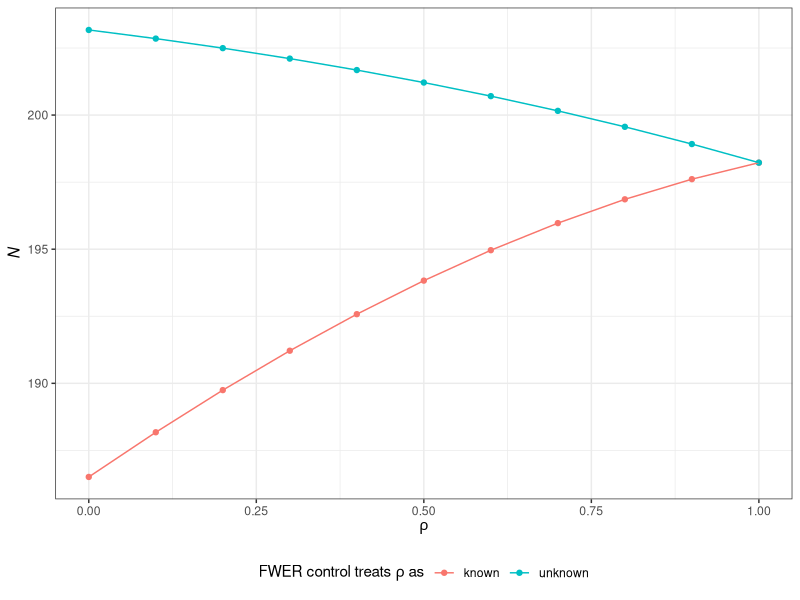
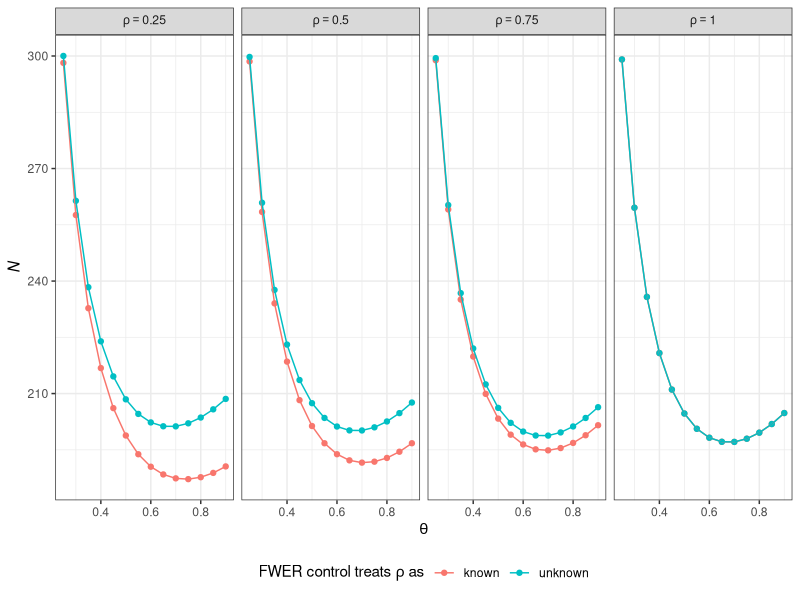
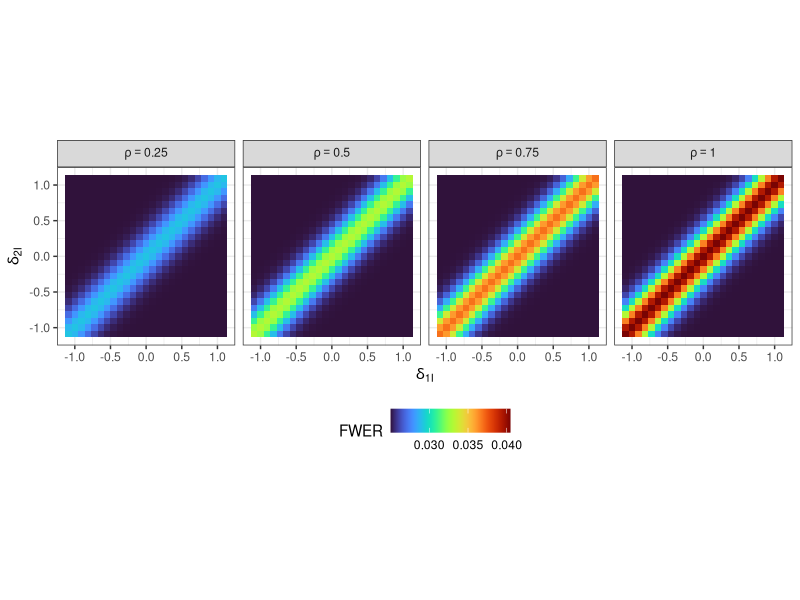

The R script that drew these images, in order:
library(colorspace)
A<-c((0.18995),(0.19483),(0.19956),(0.20415),(0.2086),(0.21291),(0.21708),(0.22111),(0.225),(0.22875),(0.23236),(0.23582),(0.23915),(0.24234),(0.24539),(0.2483),(0.25107),(0.25369),(0.25618),(0.25853),(0.26074),(0.2628),(0.26473),(0.26652),(0.26816),(0.26967),(0.27103),(0.27226),(0.27334),(0.27429),(0.27509),(0.27576),(0.27628),(0.27667),(0.27691),(0.27701),(0.27698),(0.2768),(0.27648),(0.27603),(0.27543),(0.27469),(0.27381),(0.27273),(0.27106),(0.26878),(0.26592),(0.26252),(0.25862),(0.25425),(0.24946),(0.24427),(0.23874),(0.23288),(0.22676),(0.22039),(0.21382),(0.20708),(0.20021),(0.19326),(0.18625),(0.17923),(0.17223),(0.16529),(0.15844),(0.15173),(0.14519),(0.13886),(0.13278),(0.12698),(0.12151),(0.11639),(0.11167),(0.10738),(0.10357),(0.10026),(0.0975),(0.09532),(0.09377),(0.09287),(0.09267),(0.0932),(0.09451),(0.09662),(0.09958),(0.10342),(0.10815),(0.11374),(0.12014),(0.12733),(0.13526),(0.14391),(0.15323),(0.16319),(0.17377),(0.18491),(0.19659),(0.20877),(0.22142),(0.23449),(0.24797),(0.2618),(0.27597),(0.29042),(0.30513),(0.32006),(0.33517),(0.35043),(0.36581),(0.38127),(0.39678),(0.41229),(0.42778),(0.44321),(0.45854),(0.47375),(0.48879),(0.50362),(0.51822),(0.53255),(0.54658),(0.56026),(0.57357),(0.58646),(0.59891),(0.61088),(0.62233),(0.63323),(0.64362),(0.65394),(0.66428),(0.67462),(0.68494),(0.69525),(0.70553),(0.71577),(0.72596),(0.7361),(0.74617),(0.75617),(0.76608),(0.77591),(0.78563),(0.79524),(0.80473),(0.8141),(0.82333),(0.83241),(0.84133),(0.8501),(0.85868),(0.86709),(0.8753),(0.88331),(0.89112),(0.8987),(0.90605),(0.91317),(0.92004),(0.92666),(0.93301),(0.93909),(0.94489),(0.95039),(0.9556),(0.96049),(0.96507),(0.96931),(0.97323),(0.97679),(0.98),(0.98289),(0.98549),(0.98781),(0.98986),(0.99163),(0.99314),(0.99438),(0.99535),(0.99607),(0.99654),(0.99675),(0.99672),(0.99644),(0.99593),(0.99517),(0.99419),(0.99297),(0.99153),(0.98987),(0.98799),(0.9859),(0.9836),(0.98108),(0.97837),(0.97545),(0.97234),(0.96904),(0.96555),(0.96187),(0.95801),(0.95398),(0.94977),(0.94538),(0.94084),(0.93612),(0.93125),(0.92623),(0.92105),(0.91572),(0.91024),(0.90463),(0.89888),(0.89298),(0.88691),(0.88066),(0.87422),(0.8676),(0.86079),(0.8538),(0.84662),(0.83926),(0.83172),(0.82399),(0.81608),(0.80799),(0.79971),(0.79125),(0.7826),(0.77377),(0.76476),(0.75556),(0.74617),(0.73661),(0.72686),(0.71692),(0.7068),(0.6965),(0.68602),(0.67535),(0.66449),(0.65345),(0.64223),(0.63082),(0.61923),(0.60746),(0.5955),(0.58336),(0.57103),(0.55852),(0.54583),(0.53295),(0.51989),(0.50664),(0.49321),(0.4796))
B<-c((0.07176),(0.08339),(0.09498),(0.10652),(0.11802),(0.12947),(0.14087),(0.15223),(0.16354),(0.17481),(0.18603),(0.1972),(0.20833),(0.21941),(0.23044),(0.24143),(0.25237),(0.26327),(0.27412),(0.28492),(0.29568),(0.30639),(0.31706),(0.32768),(0.33825),(0.34878),(0.35926),(0.3697),(0.38008),(0.39043),(0.40072),(0.41097),(0.42118),(0.43134),(0.44145),(0.45152),(0.46153),(0.47151),(0.48144),(0.49132),(0.50115),(0.51094),(0.52069),(0.5304),(0.54015),(0.54995),(0.55979),(0.56967),(0.57958),(0.5895),(0.59943),(0.60937),(0.61931),(0.62923),(0.63913),(0.64901),(0.65886),(0.66866),(0.67842),(0.68812),(0.69775),(0.70732),(0.7168),(0.7262),(0.73551),(0.74472),(0.75381),(0.76279),(0.77165),(0.78037),(0.78896),(0.7974),(0.80569),(0.81381),(0.82177),(0.82955),(0.83714),(0.84455),(0.85175),(0.85875),(0.86554),(0.87211),(0.87844),(0.88454),(0.8904),(0.896),(0.90142),(0.90673),(0.91193),(0.91701),(0.92197),(0.9268),(0.93151),(0.93609),(0.94053),(0.94484),(0.94901),(0.95304),(0.95692),(0.96065),(0.96423),(0.96765),(0.97092),(0.97403),(0.97697),(0.97974),(0.98234),(0.98477),(0.98702),(0.98909),(0.99098),(0.99268),(0.99419),(0.99551),(0.99663),(0.99755),(0.99828),(0.99879),(0.9991),(0.99919),(0.99907),(0.99873),(0.99817),(0.99739),(0.99638),(0.99514),(0.99366),(0.99195),(0.98999),(0.98775),(0.98524),(0.98246),(0.97941),(0.9761),(0.97255),(0.96875),(0.9647),(0.96043),(0.95593),(0.95121),(0.94627),(0.94113),(0.93579),(0.93025),(0.92452),(0.91861),(0.91253),(0.90627),(0.89986),(0.89328),(0.88655),(0.87968),(0.87267),(0.86553),(0.85826),(0.85087),(0.84337),(0.83576),(0.82806),(0.82025),(0.81236),(0.80439),(0.79634),(0.78823),(0.78005),(0.77181),(0.76352),(0.75519),(0.74682),(0.73842),(0.73),(0.7214),(0.7125),(0.7033),(0.69382),(0.68408),(0.67408),(0.66386),(0.65341),(0.64277),(0.63193),(0.62093),(0.60977),(0.59846),(0.58703),(0.57549),(0.56386),(0.55214),(0.54036),(0.52854),(0.51667),(0.50479),(0.49291),(0.48104),(0.4692),(0.4574),(0.44565),(0.43399),(0.42241),(0.41093),(0.39958),(0.38836),(0.37729),(0.36638),(0.35566),(0.34513),(0.33482),(0.32473),(0.31489),(0.3053),(0.29599),(0.28696),(0.27824),(0.26981),(0.26152),(0.25334),(0.24526),(0.2373),(0.22945),(0.2217),(0.21407),(0.20654),(0.19912),(0.19182),(0.18462),(0.17753),(0.17055),(0.16368),(0.15693),(0.15028),(0.14374),(0.13731),(0.13098),(0.12477),(0.11867),(0.11268),(0.1068),(0.10102),(0.09536),(0.0898),(0.08436),(0.07902),(0.0738),(0.06868),(0.06367),(0.05878),(0.05399),(0.04931),(0.04474),(0.04028),(0.03593),(0.03169),(0.02756),(0.02354),(0.01963),(0.01583))
C<-c((0.23217),(0.26149),(0.29024),(0.31844),(0.34607),(0.37314),(0.39964),(0.42558),(0.45096),(0.47578),(0.50004),(0.52373),(0.54686),(0.56942),(0.59142),(0.61286),(0.63374),(0.65406),(0.67381),(0.693),(0.71162),(0.72968),(0.74718),(0.76412),(0.7805),(0.79631),(0.81156),(0.82624),(0.84037),(0.85393),(0.86692),(0.87936),(0.89123),(0.90254),(0.91328),(0.92347),(0.93309),(0.94214),(0.95064),(0.95857),(0.96594),(0.97275),(0.97899),(0.98461),(0.9893),(0.99303),(0.99583),(0.99773),(0.99876),(0.99896),(0.99835),(0.99697),(0.99485),(0.99202),(0.98851),(0.98436),(0.97959),(0.97423),(0.96833),(0.9619),(0.95498),(0.94761),(0.93981),(0.93161),(0.92305),(0.91416),(0.90496),(0.8955),(0.8858),(0.8759),(0.86581),(0.85559),(0.84525),(0.83484),(0.82437),(0.81389),(0.80342),(0.79299),(0.78264),(0.7724),(0.7623),(0.75237),(0.74265),(0.73316),(0.72393),(0.715),(0.70599),(0.69651),(0.6866),(0.67627),(0.66556),(0.65448),(0.64308),(0.63137),(0.61938),(0.60713),(0.59466),(0.58199),(0.56914),(0.55614),(0.54303),(0.52981),(0.51653),(0.50321),(0.48987),(0.47654),(0.46325),(0.45002),(0.43688),(0.42386),(0.41098),(0.39826),(0.38575),(0.37345),(0.3614),(0.34963),(0.33816),(0.32701),(0.31622),(0.30581),(0.29581),(0.28623),(0.27712),(0.26849),(0.26038),(0.2528),(0.24579),(0.23937),(0.23356),(0.22835),(0.2237),(0.2196),(0.21602),(0.21294),(0.21032),(0.20815),(0.2064),(0.20504),(0.20406),(0.20343),(0.20311),(0.2031),(0.20336),(0.20386),(0.20459),(0.20552),(0.20663),(0.20788),(0.20926),(0.21074),(0.2123),(0.21391),(0.21555),(0.21719),(0.2188),(0.22038),(0.22188),(0.22328),(0.22456),(0.2257),(0.22667),(0.22744),(0.228),(0.22831),(0.22836),(0.22811),(0.22754),(0.22663),(0.22536),(0.22369),(0.22161),(0.21918),(0.2165),(0.21358),(0.21043),(0.20706),(0.20348),(0.19971),(0.19577),(0.19165),(0.18738),(0.18297),(0.17842),(0.17376),(0.16899),(0.16412),(0.15918),(0.15417),(0.1491),(0.14398),(0.13883),(0.13367),(0.12849),(0.12332),(0.11817),(0.11305),(0.10797),(0.10294),(0.09798),(0.0931),(0.08831),(0.08362),(0.07905),(0.07461),(0.07031),(0.06616),(0.06218),(0.05837),(0.05475),(0.05134),(0.04814),(0.04516),(0.04243),(0.03993),(0.03753),(0.03521),(0.03297),(0.03082),(0.02875),(0.02677),(0.02487),(0.02305),(0.02131),(0.01966),(0.01809),(0.0166),(0.0152),(0.01387),(0.01264),(0.01148),(0.01041),(0.00942),(0.00851),(0.00769),(0.00695),(0.00629),(0.00571),(0.00522),(0.00481),(0.00449),(0.00424),(0.00408),(0.00401),(0.00401),(0.0041),(0.00427),(0.00453),(0.00486),(0.00529),(0.00579),(0.00638),(0.00705),(0.0078),(0.00863),(0.00955),(0.01055))

turbo_colormap_data<-cbind(A,B,C)
turbo_colormap_data_sRGB<-sRGB(turbo_colormap_data)
turbo_colormap_data_HEX = hex(turbo_colormap_data_sRGB)

Turbo <- function(pal.min = 0,pal.max = 1,out.colors = NULL,pal = turbo_colormap_data_HEX,reverse = F) {
  # pal.min = lower bound of the palette to use [0,1]
  # pal.max = upper bound of the palette [0,1]
  # out.colors = specify the number of colors to return if out.colors = 1, will return pal.min color. if unspecified, will return all the colors in the original palette that fall within the min and max boundaries
  # pal = vector of colors (HEX) in palette
  # reverse = flip palette T/F - performed as last step

  if(pal.min == 0){pal.start = 1}
  if(pal.min > 0){pal.start = round(length(pal)*pal.min) }
  pal.end = round(length(pal)*pal.max )
  out = pal[pal.start:pal.end]

  if(!is.null(out.colors)){
    pal2 = colorRampPalette(colors = out ,space="rgb", interpolate = "linear")
    out = pal2(out.colors)
  }
  if(reverse == T){out = rev(out)}
  return(out)
}

##### Code for finding a two-stage drop-the-losers design with given FWER and
##### power, assuming an intermediate outcome in stage 1 and a definitive
##### outcome in stage 2

library(tidyverse)

# variance() returns the covariance matrix of the test statistics
variance   <- function(theta = 0.6, rho = 0.5) {
  ratio <- (theta/3)/(theta/3 + (1 - theta)/2)
  CovZ  <- diag(4)
  CovZ[1, 2] <- CovZ[2, 1] <- CovZ[3, 4] <- CovZ[4, 3] <- 0.5
  CovZ[1, 3] <- CovZ[2, 4] <- CovZ[3, 1] <- CovZ[4, 2] <- rho*sqrt(ratio)
  CovZ[1, 4] <- CovZ[2, 3] <- CovZ[4, 1] <- CovZ[3, 2] <- 0.5*rho*sqrt(ratio)
  CovZ
}

# returns the A matrix corresponding to either rejecting H1 or H2
get_A      <- function(k = 1) {
  if (k == 1) {
    rbind(c(1, -1, 0, 0),
          c(0,  0, 1, 0))
  } else {
    rbind(c(-1, 1, 0, 0),
          c( 0, 0, 0, 1))
  }
}

# fwer_hg() finds the difference between the FWER of a given design and a target
# FWER under HG
fwer_hg    <- function(c, alpha = 0.05, theta = 0.6, rho = 0.5) {
  CovZ <- variance(theta = theta, rho = rho)
  A1   <- get_A()
  2*mvtnorm::pmvnorm(lower = c(0, c),
                     upper = rep(Inf, 2),
                     mean  = numeric(2),
                     sigma = A1%*%CovZ%*%t(A1))[1] - alpha
}

# fwer() returns the value of the FWER function
fwer       <- function(delta1I, delta2I, delta1D, delta2D, rho, theta, N, c) {
  N1     <- theta*N/3
  N2     <- N1 + N*(1 - theta)/2
  fwer   <- 0
  EZ     <- c(delta1I, delta2I, delta1D, delta2D)*sqrt(c(N1, N1, N2, N2)/2)
  CovZ   <- variance(theta, rho)
  if (delta1D <= 0) {
    A1   <- get_A()
    fwer <- mvtnorm::pmvnorm(lower = c(0, c),
                             upper = c(Inf, Inf),
                             mean  = as.double(A1%*%EZ),
                             sigma = A1%*%CovZ%*%t(A1))[1]
  }
  if (delta2D <= 0) {
    A2   <- get_A(k = 2)
    fwer <- fwer + mvtnorm::pmvnorm(lower = c(0, c),
                                    upper = c(Inf, Inf),
                                    mean  = as.double(A2%*%EZ),
                                    sigma = A2%*%CovZ%*%t(A2))[1]
  }
  fwer
}

# power_lfc() finds the difference between the power function P1 under the LFC
# of a given design and a target power
power_lfc  <- function(N, beta = 0.1, c, theta, rho, deltaD1, deltaI1, deltaD0,
                       deltaI0) {
  N1   <- theta*N/3
  N2   <- N1 + N*(1 - theta)/2
  A1   <- get_A()
  EZ   <- c(deltaI1, deltaI0, deltaD1, deltaD0)*sqrt(c(N1, N1, N2, N2)/2)
  CovZ <- variance(theta, rho)
  mvtnorm::pmvnorm(lower = c(0, c),
                   upper = c(Inf, Inf),
                   mean  = as.double(A1%*%EZ),
                   sigma = A1%*%CovZ%*%t(A1))[1] - (1 - beta)
}

# finddesign() returns a design with specified family-wise error rate and power.
# Arguments:
# deltaD1      - standardised clinically relevant difference for power
#                (definitive outcome)
# deltaI1      - standardised clinically relevant difference for power
#                (intermediate outcome)
# deltaD0      - standardised uninteresting treatment threshold for power
#                (definitive outcome)
# deltaI0      - standardised uninteresting treatment threshold for power
#                (intermediate outcome)
# alpha        - required family-wise error rate under the global null
# beta         - one minus required power under the least favourable
#                configuration
# theta        - proportion of patients recruited in stage 1
# rho          - the correlation between the intermediate and definitive
#                outcomes
# fwer_control - whether the FWER control requirement assumes rho is known
# Output: A list with entries c and N. c is the required critical value and N is
# the total sample size used by the design
finddesign <- function(
  deltaD1      = 0.545,
  deltaI1      = 0.545,
  deltaD0      = 0.178,
  deltaI0      = 0.178,
  alpha        = 0.05,
  beta         = 0.1,
  theta        = 0.6,
  rho          = 0.5,
  fwer_control = "unknown")
{
  if (fwer_control == "known") {
    rho_fwer <- rho
  } else {
    rho_fwer <- 1
  }
  c          <- stats::uniroot(fwer_hg,
                               lower = -2,
                               upper = 5,
                               alpha = alpha,
                               theta = theta,
                               rho   = rho_fwer)$root
  N          <- stats::uniroot(power_lfc,
                               lower   = 0,
                               upper   = 2000,
                               beta    = beta,
                               c       = c,
                               theta   = theta,
                               rho     = rho,
                               deltaD1 = deltaD1,
                               deltaI1 = deltaI1,
                               deltaD0 = deltaD0,
                               deltaI0 = deltaI0)$root
  list(c = c,
       N = N)
}

finddesign()$N

##### Section 2.3.1: Impact of rho on required sample size #####################

scenarios <- expand.grid(rho          = seq(0, 1, 0.1),
                         fwer_control = c("known", "unknown"))
N         <- nrow(scenarios)
for (i in 1:nrow(scenarios)) {
  N[i]    <- finddesign(rho          = scenarios$rho[i],
                        fwer_control = scenarios$fwer_control[i])$N
}
df        <- tibble::as_tibble(cbind(scenarios, N))
ggplot(df, aes(rho, N, colour = fwer_control)) +
  geom_point() +
  geom_line() +
  theme_bw() +
  theme(legend.position = "bottom") +
  labs(x      = expression(rho),
       y      = expression(italic(N)),
       colour = expression(paste("FWER control treats ", rho, " as")))

##### Section 2.3.2: Optimal timing of the interim analysis ####################

scenarios <- expand.grid(rho          = c(0.25, 0.5, 0.75, 1),
                         theta        = seq(0.25, 0.9, 0.05),
                         fwer_control = c("known", "unknown"))
N         <- nrow(scenarios)
for (i in 1:nrow(scenarios)) {
  N[i]    <- finddesign(rho          = scenarios$rho[i],
                        theta        = scenarios$theta[i],
                        fwer_control = scenarios$fwer_control[i])$N
}
df        <- tibble::as_tibble(cbind(scenarios, N))
df$rho    <- paste("rho ==", df$rho)
ggplot(df, aes(theta, N, colour = fwer_control)) +
  facet_grid(~rho, labeller = label_parsed) +
  geom_point() +
  geom_line() +
  theme_bw() +
  theme(legend.position = "bottom") +
  labs(x      = expression(theta),
       y      = expression(italic(N)),
       colour = expression(paste("FWER control treats ", rho, " as")))

##### Section 2.3.3: Family-wise error rate control ############################

scenarios <- expand.grid(delta1I = seq(-2*0.545, 2*0.545, length.out = 25),
                         delta2I = seq(-2*0.545, 2*0.545, length.out = 25),
                         rho     = c(0.25, 0.5, 0.75, 1))
FWER      <- nrow(scenarios)
for (i in 1:nrow(scenarios)) {
  FWER[i] <- fwer(delta1I = scenarios$delta1I[i],
                  delta2I = scenarios$delta2I[i],
                  delta1D = 0,
                  delta2D = 0,
                  rho     = scenarios$rho[i],
                  theta   = 0.6,
                  N       = 200,
                  c       = qnorm(0.975))
}
df        <- tibble::as_tibble(cbind(scenarios, FWER))
df$rho    <- paste("rho ==", df$rho)
ggplot(df, aes(delta1I, delta2I, fill = FWER)) +
  facet_grid(~rho, labeller = label_parsed) +
  geom_tile() +
  scale_fill_gradientn(colours = Turbo()) +
  theme_bw() +
  theme(aspect.ratio    = 1,
        legend.position = "bottom") +
  labs(x    = expression(delta["1I"]),
       y    = expression(delta["2I"]),
       fill = "FWER")
